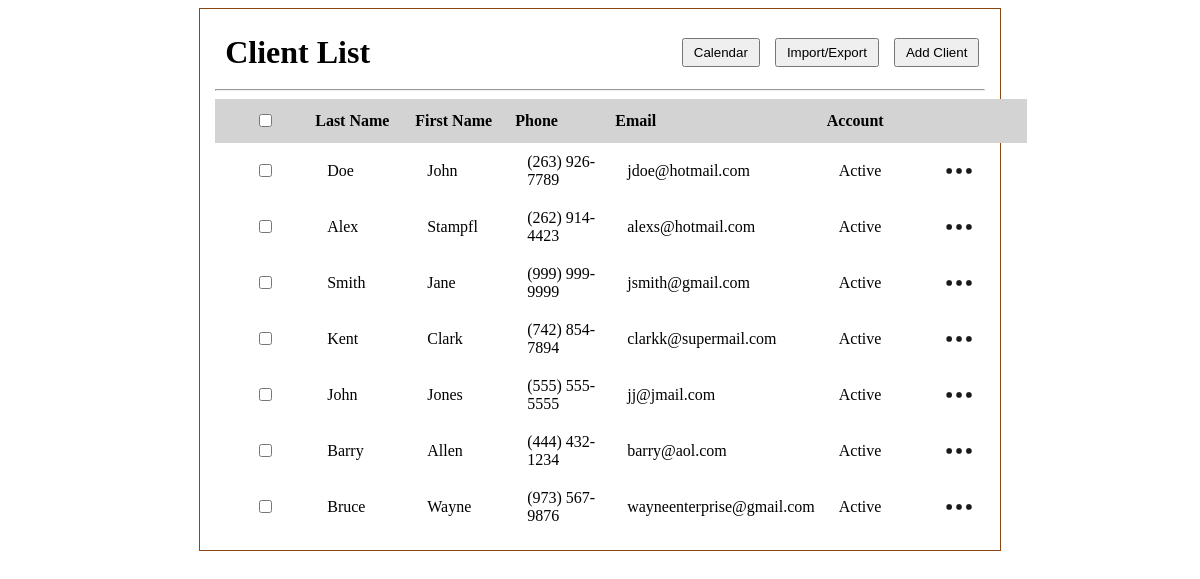
Page /client_list on the earlier database version.
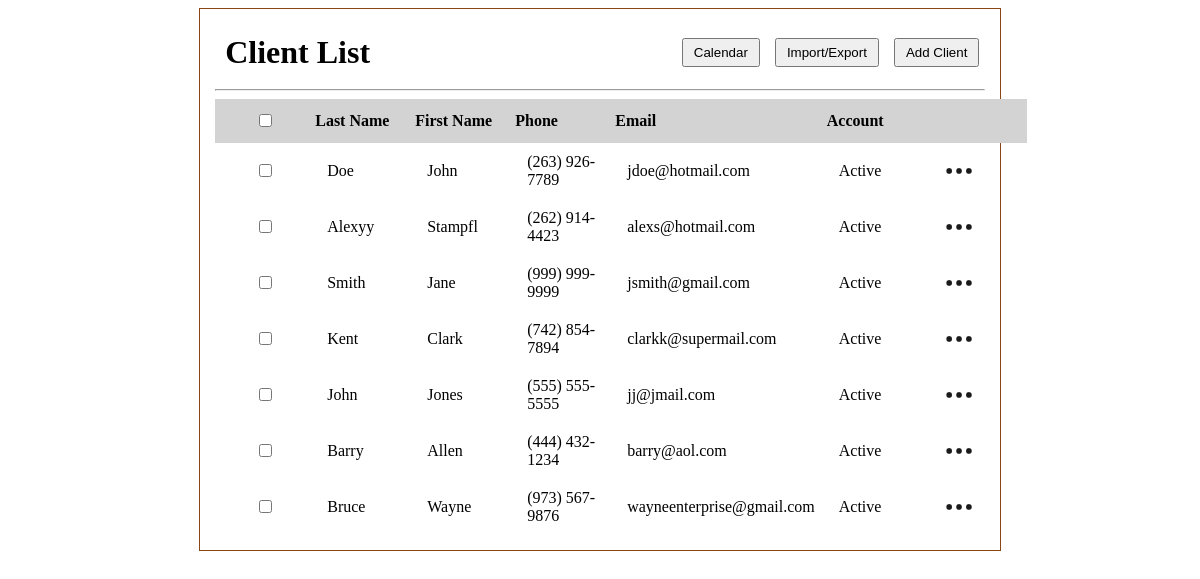
Same page on the later database version.
### tables this page shows
CREATE TABLE clients (
              id INTEGER PRIMARY KEY AUTOINCREMENT,
              first_name TEXT,
              last_name TEXT,
              phone TEXT,
              email TEXT,
              status TEXT
            );

### app.py (the view)
@app.route('/client_list')
def client_list():
    conn = sqlite3.connect(DB_PATH)
    c = conn.cursor() # cursor object lets you execute SQL statements (queries) against db
    c.execute('SELECT * FROM clients')
    clients = c.fetchall() # Fetches all rows that query returned, clients is a list of tuples
    conn.close()
    return render_template('client_list.html', clients=clients)

### templates/client_list.html (shortened to what this page needs)
<!DOCTYPE html>
<html lang="en">
<head>
     <link rel="stylesheet" href="{{ url_for('static', filename = 'main.css') }}">
</head>
<body>
    <div id="client_list">
            <div class="header-row">
                <h1 id="client_list_h1">Client List</h1>
                <div class="header-buttons">
                    <button id="go_to_calendar">Calendar</button>
                    <button id="export_client_list">Import/Export</button>
                    <button id="add_client">Add Client</button>
                </div>
            </div>
        <hr>
        <table>
            <thead>
                <tr id="client_list_headers">
                    <th><input type="checkbox"></th>
                    <th>Last Name</th>
                    <th>First Name</th>
                    <th>Phone</th>
                    <th>Email</th>
                    <th>Account</th>
                    <th></th>
                </tr>
            </thead>
            <tbody id="clientTableBody">
                {% for client in clients %}
                <tr>
                    <td><input type="checkbox"></td>
                    <td>{{ client[1] }}</td>
                    <td>{{ client[2] }}</td>
                    <td>{{ client[3] }}</td>
                    <td>{{ client[4] }}</td>
                    <td>Active</td>
                    <td class="menu_cell">
                        <div class="menu-container">
                            <img class="meatballs" src = "{{ url_for('static', filename='img/meatball_menu.png') }}" alt="3 dots">
                        </div>
                    </td>
                </tr>
                {% endfor %}
            </tbody>
        </table>
    </div>
</body>
</html>

### static/main.css (style rules this page uses)
#client_list { text-align: center; max-width: 65%; top: 10%; left: 50%; border: 1px solid saddlebrown; height: 100%; margin: 0 auto; padding: 15px; }
table { border-collapse: collapse; width: 100%; }
th, td { padding: 8px 12px; text-align: left; }
#client_list table th:first-child, #client_list table td:first-child { width: 40px; text-align: center; }
table th { padding: 12px 0px 12px 0px; margin: 0 auto; min-width: 100px; text-align: left; }
.header-row { display: flex; justify-content: space-between; align-items: center; width: 98%; padding: 10px; }
.header-buttons { display: flex; gap: 15px; }
#client_list_h1 { display: inline-flex; margin: 0; }
#add_client { padding: 5px 10px; }
#go_to_calendar { padding: 5px 10px; }
#export_client_list { padding: 5px 10px; }
#client_list_headers { background-color: lightgray; }
.menu-container { position: relative; display: inline-block; }
.meatballs { width: 40px; height: 40px; vertical-align: middle; cursor: pointer; }

Differences in the rows shown:
changed clients "Stampfl": first_name "Alex" → "Alexyy"
